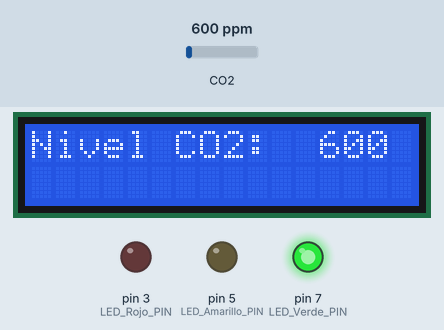
Recording of a sketch running on a simulated Arduino Uno, built with avr-gcc and run on an emulated ATmega328P. Shown: 16×2 character LCD, output pins drawn as LEDs (lit = HIGH). The inputs (shaded band) are chosen by the test bench; at power-on: CO2 600 ppm. What the sketch prints to the serial monitor is not drawn.

Above: at 2.6 s.
2.7 s: CO2 set to 682 ppm
At 5.0 s:
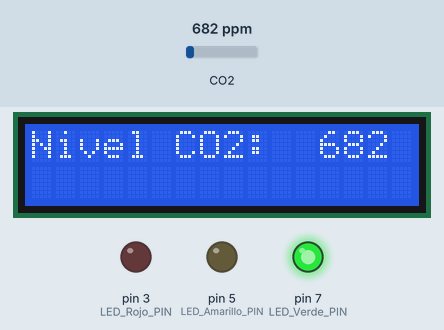
5.7 s: CO2 set to 744 ppm
At 6.7 s:
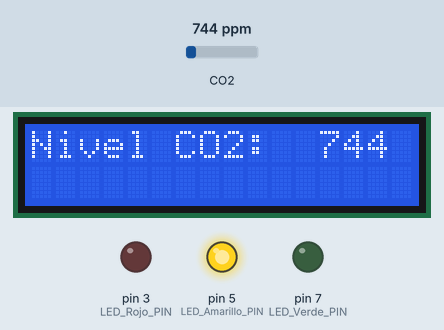
8.7 s: CO2 set to 1160 ppm
At 11.3 s:
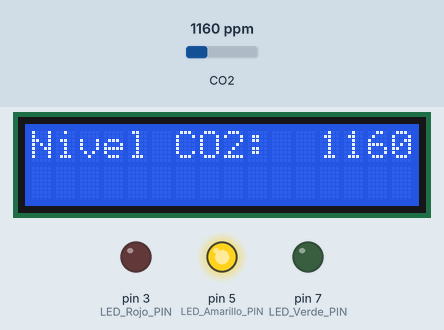
11.7 s: CO2 set to 1216 ppm
At 13.1 s:
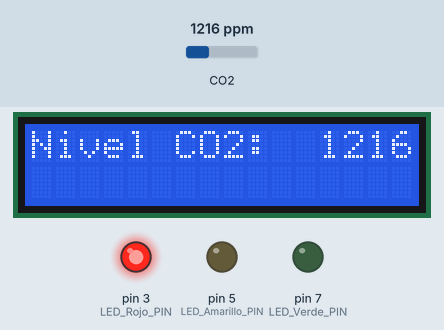
Timing chart, 0 to 14.7 s (numbered marks = the images above; inputs shaded):
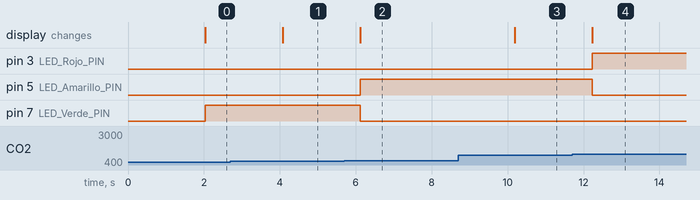

The sketch:

Detector_CO2__con_LCD.ino
```cpp
/**
 *  Monitor de CO2 para interiores con sensor de (MH-Z19B)
 *  Monitoriza el nivel de CO2 en un espacio cerrado. Primero advierte y luego emite una alarma en caso de que el nivel de CO2 alcance un nivel no aceptable.
 *  La informacion se presenta en una de pantalla de 4 dígitos, una iluminación LED ademas un zumbador avisa al sobr`epasar un cierto nivel especifcio.
 *  Su alimentacion será mediante una fuente USB de 5V.
 */
#include <SoftwareSerial.h>
#include <MHZ19.h>
#include <Wire.h>
#include <LiquidCrystal_I2C.h>
//Crear el objeto lcd  dirección  0x27 y 16 columnas x 2 filas
LiquidCrystal_I2C lcd(0x27,16,2);

#define RX_PIN 10                                         // pin 10 al Rx pin sensor MHZ19
#define TX_PIN 11                                         // pin 11 al Tx pin sensor MHZ19
#define BAUDRATE 9600                                     // Velocidad en baudios para puerto serie del sensor MH-Z19 (no cambiar)
#define LED_Rojo_PIN 3                                    // Pin 5 conexión del LED RGB color Rojo
#define LED_Verde_PIN 7                                   // Pin 6 conexión del LED RGB color Verde
#define LED_Amarillo_PIN 5                                // Pin 3 conexión del LED RGB color Azul
#define T_lectura_sensor 2e3                              // MH-Z19 tiempo entre lecturas del sensor
int int_silen=4;                                          // Pin 4 interruptor de silencio para alarma
int buzzer=2;                                             // Pin 2 conexión del Buzzer
int ntonos=12;
int tonos[ ]={261,277,294,311,330,349,370,392,415,440,466,494};
boolean valor = false;
boolean estadoalarma = false;
boolean repite = false;
//
//----------------------------------------------------------------------  inicializamos sensor y display -----------------------------------
MHZ19 myMHZ19;
SoftwareSerial mySerial(RX_PIN, TX_PIN);
unsigned long Dato_tempo = 0;
int CO2 = 0;
enum LED_COLOR {LED_OFF, LED_Rojo, LED_Verde, LED_Amarillo};

///----------------------------------------------------------------------------------------- configuraciones -----------------------
void setup() {
    Serial.begin(9600);
    mySerial.begin(BAUDRATE);
    myMHZ19.begin(mySerial);
   // myMHZ19.autoCalibration(false);
    myMHZ19.autoCalibration(true);
    lcd.init();
    lcd.backlight();
    pinMode(LED_Rojo_PIN, OUTPUT);
    pinMode(LED_Verde_PIN, OUTPUT);
    pinMode(LED_Amarillo_PIN, OUTPUT);
    setLED(LED_OFF);
}
// ----------------------------------------------------- programa principal --------------------------------------------------------------
void loop() {
  if (millis() - Dato_tempo >= T_lectura_sensor)
  {
//--- Obtener la medición de CO2 actual como ppm----------
    CO2 = myMHZ19.getCO2();         // Solicitar CO2 (como ppm)
    Serial.print("CO2 (ppm): ");
    Serial.println(CO2);
     // Cursor en la primera posición de la primera fila
    lcd.setCursor(0,0);
    lcd.print("Nivel CO2:  ");
    lcd.print(CO2);
    lcd.print("   ");
    coloresled();
    Dato_tempo = millis();
  }
}
```

ALARMA.ino
```cpp
void alarma() {
  if (repite==0 && estadoalarma==1)
  { for (int i=0; i<ntonos; i++){
    tone (buzzer,tonos[i]);
    delay (150);
            }
  noTone (buzzer);
  delay (200);
  repite = true;
  }
 else   {
  noTone (buzzer);
        }
}
```

led_color.ino
```cpp
void setLED(LED_COLOR color) {

  analogWrite(LED_Rojo_PIN, 0);   // Reseteamos todos los colores a cero
  analogWrite(LED_Verde_PIN, 0);
  analogWrite(LED_Amarillo_PIN, 0);
  switch (color) {              // Activamos los diferentes colores
    case LED_Rojo:
      analogWrite(LED_Rojo_PIN, 255);
      break;
    case LED_Verde:
      analogWrite(LED_Verde_PIN, 255);
      break;
    case LED_Amarillo:
       analogWrite(LED_Amarillo_PIN, 255);
      break;
  }
}
```

reglas.ino
```cpp
void coloresled() {
  if (CO2 < 700) {
    setLED(LED_Verde);
    repite = false;
    Serial.println("Se activara el led en Verde");
    return;
  }
  if (CO2 < 1200) {
    Serial.println("Se activara el led en Amarillo");
    repite = false;
    setLED(LED_Amarillo);
    return;
  }
  setLED(LED_Rojo);
    alarma();
    Serial.println("Se activara el led en Rojo");
}
```

Measured:
- the behaviour switches between 699 and 700 ppm on CO2 (found by bisection; images 1 and 2)
- the behaviour switches between 1199 and 1200 ppm on CO2 (found by bisection; images 3 and 4)
- after the input at 2.7 s, the display: changes after 1.4 s (image 1)
- after the input at 5.7 s, pin 5 (LED_Amarillo_PIN): LOW → HIGH after 0.42 s; pin 7 (LED_Verde_PIN): HIGH → LOW after 0.42 s; the display: changes after 0.42 s (image 2)
- after the input at 8.7 s, the display: changes after 1.5 s (image 3)
- after the input at 11.7 s, pin 3 (LED_Rojo_PIN): LOW → HIGH after 0.53 s; pin 5 (LED_Amarillo_PIN): HIGH → LOW after 0.53 s; the display: changes after 0.53 s (image 4)
